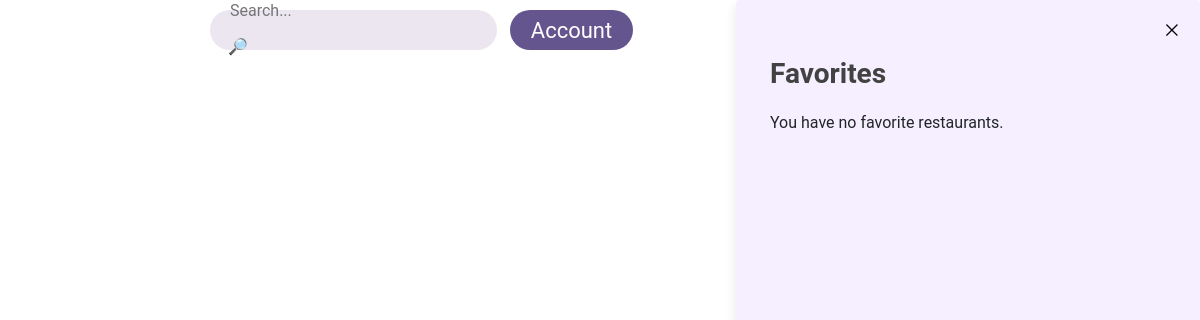
/favorites/ (signed in), run on an earlier commit of the app's database.
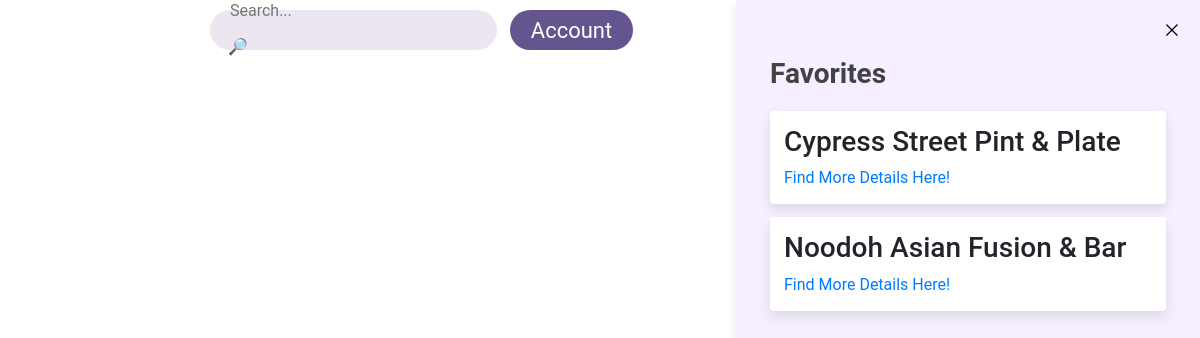
And on a later commit of the database.
### favorites/models.py (models this page shows, shortened)
class Favorite(models.Model):
    user = models.ForeignKey(User, on_delete=models.CASCADE)
    place_id = models.CharField(max_length=255)
    name = models.CharField(max_length=255)

### favorites/views.py (the view)
# urls.py: path('favorites/', user_favorites, name='favorites'),
def user_favorites(request):
    saved_restaurants = Favorite.objects.filter(user=request.user).order_by(
        'name')
    key = settings.GOOGLE_API_KEY
    context = {
        'key': key,
        'saved_restaurants': saved_restaurants
    }
    return render(request, 'favorites/favorites.html', context)

### favorites/templates/favorites/favorites.html (shortened to what this page needs)
{% extends 'map/base.html' %}
{% block content %}
<div>
    <div class="frame1">
        <div class="search-bar">
            <form action="{% url 'search' %}" method="GET">
            <input type="text" name = "query" placeholder="Search..." class="search-input">
            <button type = "submit" class = "search-icon">🔎︎</button>
            </form>
        </div>
        {% if not request.user.is_authenticated %}
            <a class="login" href="{% url 'login' %}">Login</a>
        {% else %}
            <a class="login" href="{% url 'logout' %}">Log Out</a>
            <button class="account-button" onclick=window.location.href="{% url 'favorites' %}">Account</button>
        {% endif %}
    </div>
    <div class="sidebar-search" id = "sidebar">
        <div class="model">
            <button class="close-button" onclick="goToMap()">⨉</button>
            <div class="model-header"></div>
            <div class = "results">
                {% for restaurant in saved_restaurants %}
                    <div class="result-card">
                        <h3>{{ restaurant.name }}</h3>
                        <a href="/details/{{ restaurant.place_id }}/">Find More Details Here!</a>
                    </div>
                {% empty %}
                    <p>You have no favorite restaurants.</p>
                {% endfor %}
            </div>
        </div>
    </div>
    <div id="map"></div>
</div>
{% endblock content %}

### map/templates/map/base.html (shortened to what this page needs)
{% load static %}
<html lang="en">
<head>
    <link rel="stylesheet" type="text/css" href="{% static 'map/style.css' %}">
    <link rel="stylesheet" type="text/css" href="https://cdn.datatables.net/1.11.5/css/jquery.dataTables.css">
    <link rel="stylesheet" href="https://stackpath.bootstrapcdn.com/bootstrap/4.1.3/css/bootstrap.min.css">
    <link rel="stylesheet" type="text/css" href="{% static 'map/styles.css' %}">
</head>
<body>
    {% block content %}
    {% endblock %}
</body>
</html>

### map/static/map/style.css (style rules this page uses)
#map { height: 100%; }
html, body { height: 100%; margin: 0; padding: 0; }

### map/static/map/styles.css (style rules this page uses)
:root { --primary-color: #65558F; --background-color: #F6EFFF; --text-color: #424242; --star-color: #FFD21F; --border-color: #9C55F6; --button-height: 40px; --padding: 10px; }
body { font-family: 'Roboto', 'Nunito', sans-serif; margin: 0; padding: 0; background-color: white; }
.login { float: right; margin: 5px; padding: 8px; background-color: var(--primary-color); border-radius: 30px; position: absolute; right: 60px; top: 5px; z-index: 1; color: white; }
.sidebar-search { width: 100%; margin: 0 auto; position: relative; display: none; }
.frame1 { display: inline; justify-content: space-between; align-items: center; padding-top: var(--padding); padding-left: 210px; z-index: 2; position: absolute; width: 100%; }
.search-bar { display: inline-flex; align-items: center; width: 287px; height: var(--button-height); background-color: #ECE6F0; border-radius: 28px; padding: 4px; position: absolute; }
.search-input { flex-grow: 1; border: none; background: transparent; padding: 0 16px; font-size: 16px; color: var(--text-color); margin-top: 25px; }
.search-icon, .close-button, .favorite-button { width: 48px; height: 48px; border: none; background-color: transparent; cursor: pointer; }
.close-button { float: right; margin-right: -30px; margin-top: -50px; }
.account-button { width: 123px; height: var(--button-height); background-color: var(--primary-color); color: white; border: none; border-radius: 100px; font-size: 22px; cursor: pointer; margin-left: 300px; }
.model { width: 464px; height: 100vh; position: absolute; top: 0; right: 0; background-color: var(--background-color); box-shadow: 0 6px 12px rgba(0, 0, 0, 0.1); border-radius: 4px; overflow-y: auto; padding: 57px 34px; box-sizing: border-box; z-index: 2; }
.model-header { display: flex; justify-content: space-between; align-items: center; margin-bottom: 20px; }
.result-card { background-color: white; border-radius: 4px; box-shadow: 0 6px 12px rgba(0, 0, 0, 0.1); padding: 14px; margin-bottom: 13px; position: relative; }

What changed in the data, as far as the page shows it:
added Favorite: name "Cypress Street Pint & Plate"
added Favorite: name "Noodoh Asian Fusion & Bar"
Also different on the page:
text no longer shown: "You have no favorite restaurants."
